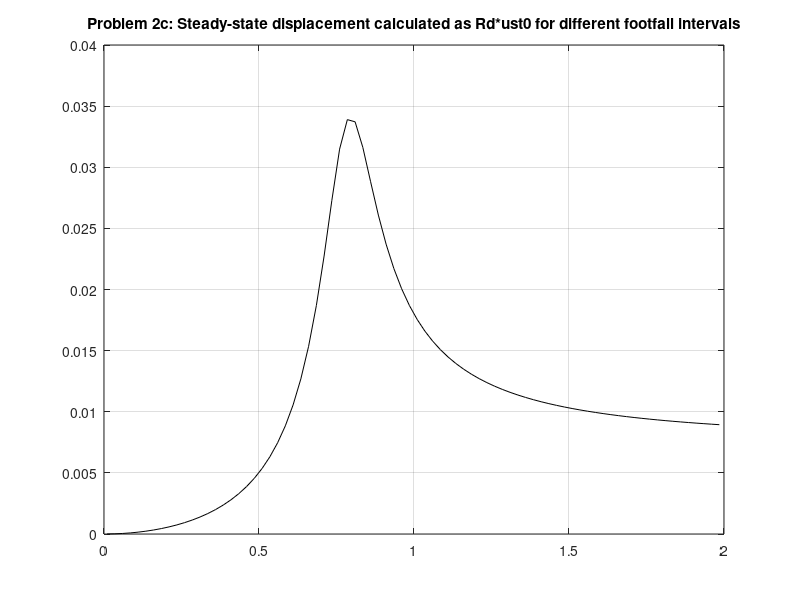

Write the MATLAB code that produced this figure. (Note: this script raises an error after producing the figure.)

z = .025;
m = 12000;
wn = 8;
wd = wn * sqrt(1-z^2);
k = wn^2 * m ;

fm = @(personmass) personmass * ((2.7 + 3.7)/2);

p0 = fm(91) ;

w = @(Tn) 2* pi /Tn;

rat =@(Tn) w(Tn)/wn;

Rd =@(Tn) 1/sqrt((1-rat(Tn)^2)^2 + (2*z *rat(Tn)^2))

u0= @(Tn) (p0/k)*Rd(Tn)/(2*z)

Tn =[.01:.025:2]

displacements = arrayfun(u0,Tn)

plot(Tn,displacements, "-k");
grid on
title('Problem 2c: Steady-state displacement calculated as Rd*ust0 for different footfall intervals')
subtitle('Stella Dee, 10/23/22')
xlabel('Footfall period Tn(s)');
ylabel('Maximum steady=state displacement (m)');